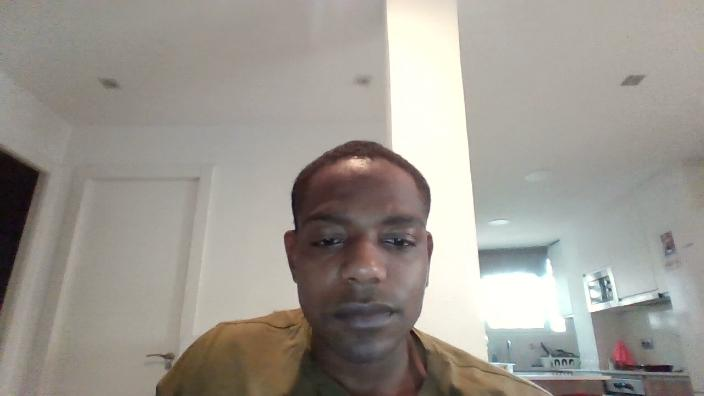
#> input picture uploads/20260529_192429.jpg, 704 x 396 px
$ python -i face_detector.py   (imports and definitions only)
#> lines starting #> are read from the running program, lines starting #| are printed output that depends on the picture
#> further down, picture is the input picture: PIL image 704x396 RGB; mean R, G, B 157.2, 152.4, 145.3
import cv2
import numpy as np
from PIL import Image, ImageDraw


# [114 lines left out: functions detect_face, analyze_face_position, not called in this run]

def extract_face_region(image, padding=40):
#> called with padding = 40
    image_np = np.array(image.convert("RGB"))

    gray = cv2.cvtColor(
        image_np,
        cv2.COLOR_RGB2GRAY
    )
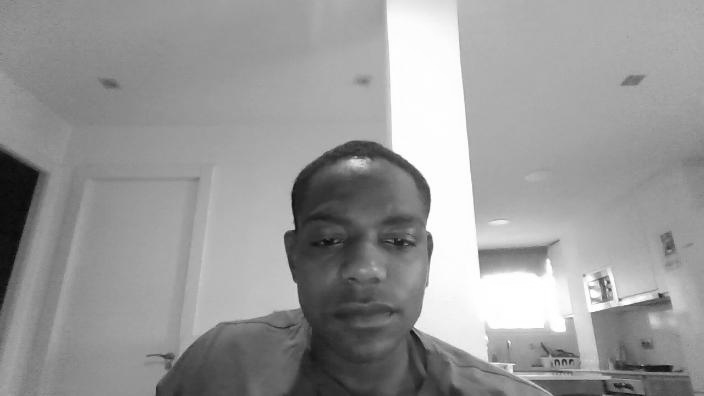
#> gray: shape (396, 704); min 6, max 255, mean 153

    face_cascade = cv2.CascadeClassifier(
        cv2.data.haarcascades +
        "haarcascade_frontalface_default.xml"
    )

    faces = face_cascade.detectMultiScale(
        gray,
        scaleFactor=1.1,
        minNeighbors=5,
        minSize=(60, 60)
    )
#> faces = [[281, 186, 161, 161]]

    if len(faces) == 0:
        return image

    faces = sorted(
        faces,
        key=lambda face: face[2] * face[3],
        reverse=True
    )

    x, y, w, h = faces[0]
#> x = 281; y = 186; w = 161; h = 161

    img_width, img_height = image.size
#> img_width = 704; img_height = 396

    x1 = max(0, x - padding)
#> x1 = 241
    y1 = max(0, y - padding)
#> y1 = 146

    x2 = min(img_width, x + w + padding)
#> x2 = 482
    y2 = min(img_height, y + h + padding)
#> y2 = 387

    face_crop = image.crop(
        (
            x1,
            y1,
            x2,
            y2
        )
    )
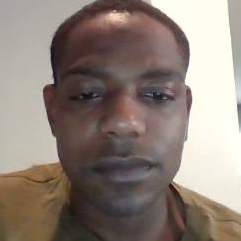
#> face_crop: PIL image 241x241 RGB; mean R, G, B 142.3, 129.8, 121.1

    return face_crop

>>> from PIL import Image
>>> picture = Image.open('uploads/20260529_192429.jpg')
>>> result = extract_face_region(picture)
